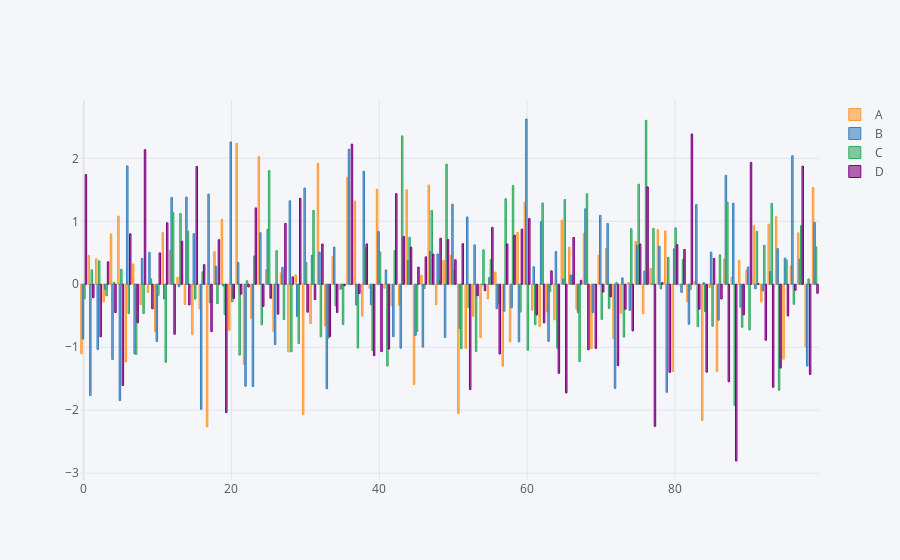

Notebook code for this chart:
### Code cell
# Data May not be always found in Category what we can do is we can use Groupby to categorize Data ;)
df.iplot(kind='bar')
